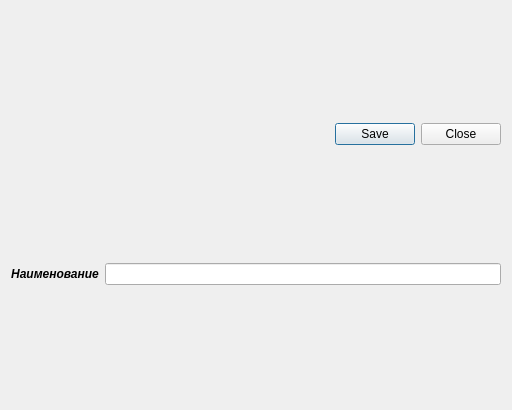
<?xml version="1.0" encoding="UTF-8"?>
<ui version="4.0">
 <class>task_info_widget</class>
 <widget class="QWidget" name="task_info_widget">
  <property name="geometry">
   <rect>
    <x>0</x>
    <y>0</y>
    <width>512</width>
    <height>410</height>
   </rect>
  </property>
  <property name="windowTitle">
   <string>Подробности задачи</string>
  </property>
  <layout class="QGridLayout" name="gridLayout">
   <item row="1" column="1">
    <widget class="QLineEdit" name="name_line_edit"/>
   </item>
   <item row="1" column="0">
    <widget class="QLabel" name="name_label">
     <property name="font">
      <font>
       <italic>true</italic>
       <bold>true</bold>
      </font>
     </property>
     <property name="text">
      <string>Наименование</string>
     </property>
     <property name="alignment">
      <set>Qt::AlignCenter</set>
     </property>
    </widget>
   </item>
   <item row="0" column="0" colspan="2">
    <widget class="QDialogButtonBox" name="buttonBox">
     <property name="standardButtons">
      <set>QDialogButtonBox::Close|QDialogButtonBox::Save</set>
     </property>
     <property name="centerButtons">
      <bool>false</bool>
     </property>
    </widget>
   </item>
  </layout>
 </widget>
 <resources/>
 <connections/>
</ui>
